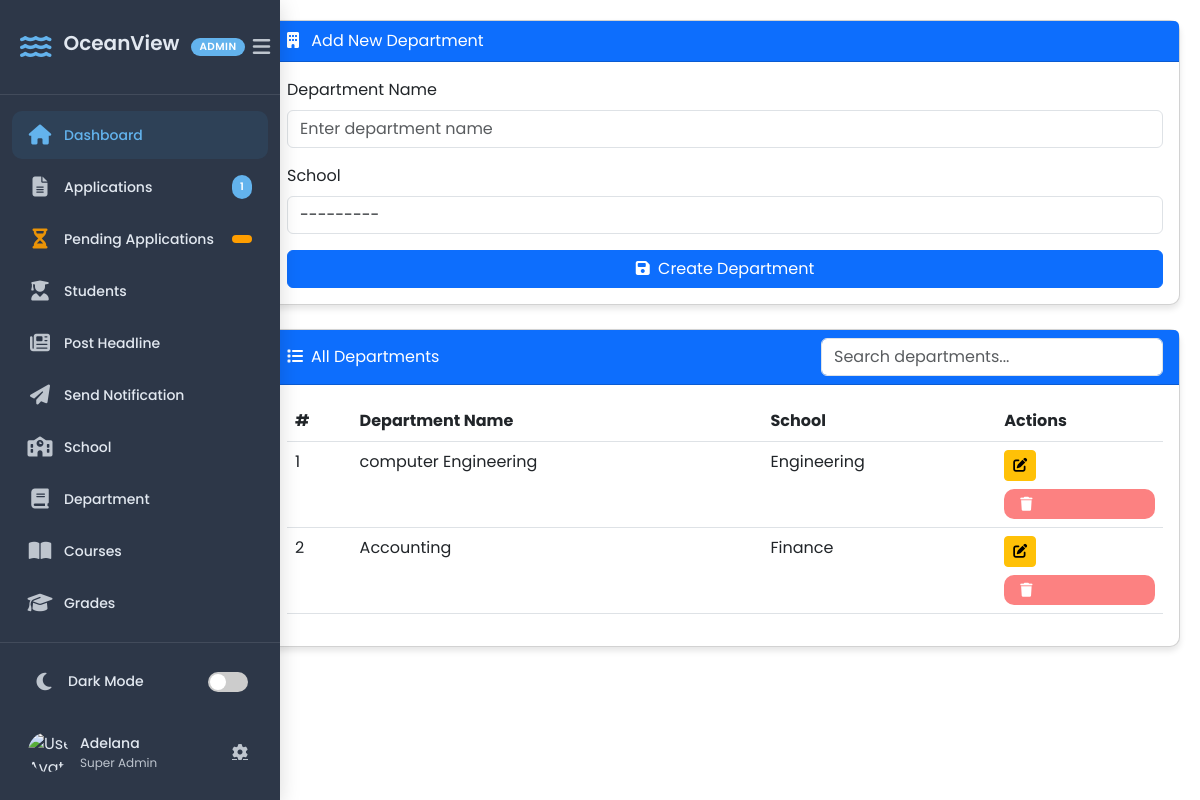
Before: /add-department/ (signed in) with the older database file.
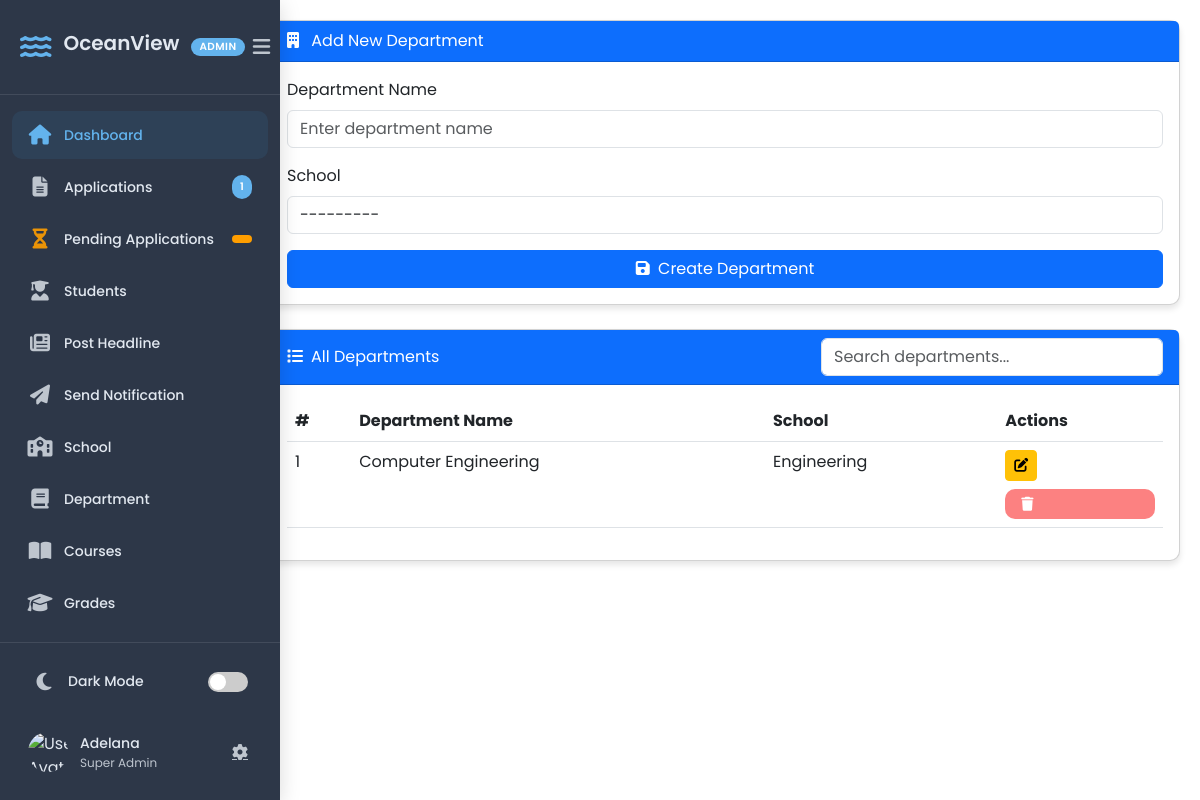
After: the same page with the newer database file.
### portal/models.py (models this page shows, shortened)
class Department(models.Model):
    name = models.CharField(max_length=100)
    school = models.ForeignKey(School, on_delete=models.CASCADE, related_name="departments")

class School(models.Model):
    name = models.CharField(max_length=100, unique=True)
    def __str__(self):
        return self.name

### crm/views.py (the view)
# urls.py: path("add-department/", add_department, name = "add_department" ),
@login_required
def add_department(request):
    if not request.user.is_superuser:
     return HttpResponseForbidden("You do not have permission to view this applicant.")
    total_applications = Application.objects.count()
    if request.method == "POST":
        form = DepartmentForm(request.POST, request.FILES)
        if form.is_valid():
            form.save()
            messages.success(request, "Department created successfully!")
            return redirect("add_department")
    else:
        form = DepartmentForm()
    departments = paginate_departments(request)
    return render(request, "crm/add_department.html", {"form": form, "departments": departments, 'total_applications': total_applications})

### crm/forms.py
class DepartmentForm(forms.ModelForm):
    class Meta:
        model = Department
        fields = ["name", "school"]
        widgets = {
            "name": forms.TextInput(attrs={
                "class": "form-control",
                "placeholder": "Enter department name"  # Changed from "school name" to be more accurate
            }),
            "school": forms.Select(attrs={  # Changed to Select since school is likely a ForeignKey
                "class": "form-control",
                "placeholder": "Select school"
            }),
        }

### crm/context_processors.py (called while the page is built)
def user_roles(request):
    if request.user.is_authenticated:
        groups = request.user.groups.values_list("name", flat=True)
        return {"user_groups": groups}
    return {}

### crm/views.py (called while the page is built)
@login_required
def paginate_departments(request):
    if not request.user.is_superuser:
     return HttpResponseForbidden("You do not have permission to view this applicant.")
    """ Helper function to paginate headlines """
    departments_list = Department.objects.all()
    paginator = Paginator(departments_list, 3)  # 3 headlines per page
    page_number = request.GET.get("page")
    return paginator.get_page(page_number)

### crm/templates/crm/add_department.html (shortened to what this page needs)
{% load static %}
<!DOCTYPE html>
<html lang="en">
<head>
    <link href="https://cdn.jsdelivr.net/npm/bootstrap@5.3.0/dist/css/bootstrap.min.css" rel="stylesheet">
    <link rel="stylesheet" href="https://cdnjs.cloudflare.com/ajax/libs/font-awesome/6.0.0/css/all.min.css">
    <link rel="stylesheet" href="{% static 'crm/css/add_department.css' %}">
</head>
<body>
    {% include 'crm/sidebar.html' %}
    <div class="main-content">
        <div class="card mb-4">
            <div class="card-header bg-primary text-white">
                <i class="fas fa-building me-2"></i>
                {% if form.instance.id %}Edit Department{% else %}Add New Department{% endif %}
            </div>
            <div class="card-body">
                <form method="POST" id="departmentForm">
                    <div class="mb-3">
                        <label for="id_name" class="form-label">Department Name</label>
                        {{ form.name }}
                    </div>
                    <div class="mb-3">
                        <label for="id_school" class="form-label">School</label>
                        {{ form.school }}
                    </div>
                    <button type="submit" class="btn btn-primary w-100">
                        <i class="fas fa-save me-1"></i>
                        {% if form.instance.id %}Update{% else %}Create{% endif %} Department
                    </button>
                </form>
            </div>
        </div>
        <div class="card">
            <div class="card-header bg-primary text-white d-flex justify-content-between align-items-center">
                <span><i class="fas fa-list me-2"></i>All Departments</span>
                <div class="search-container">
                    <input type="text" class="form-control" placeholder="Search departments..." id="searchInput">
                </div>
            </div>
            <div class="card-body">
                <div class="table-responsive">
                    <table class="table table-hover">
                        <thead>
                            <tr>
                                <th>#</th>
                                <th>Department Name</th>
                                <th>School</th>
                                <th>Actions</th>
                            </tr>
                        </thead>
                        <tbody>
                            {% for department in departments %}
                            <tr>
                                <td>{{ forloop.counter }}</td>
                                <td>{{ department.name }}</td>
                                <td>{{ department.school.name }}</td>
                                <td>
                                    <a href="#" class="btn btn-sm btn-warning">
                                        <i class="fas fa-edit"></i>
                                    </a>
                                    <form action="#" method="POST" class="d-inline">
                                        <button type="submit" class="btn btn-sm btn-danger" onclick="return confirm('Are you sure you want to delete this department?')">
                                            <i class="fas fa-trash"></i>
                                        </button>
                                    </form>
                                </td>
                            </tr>
                            {% empty %}
                            <tr>
                                <td colspan="4" class="text-center">No departments found</td>
                            </tr>
                            {% endfor %}
                        </tbody>
                    </table>
                </div>
            </div>
        </div>
    </div>
</body>
</html>

Changed rows visible on the page:
removed Department: name "Accounting", school.name "Finance"
changed Department "Engineering": name "computer Engineering" → "Computer Engineering"
